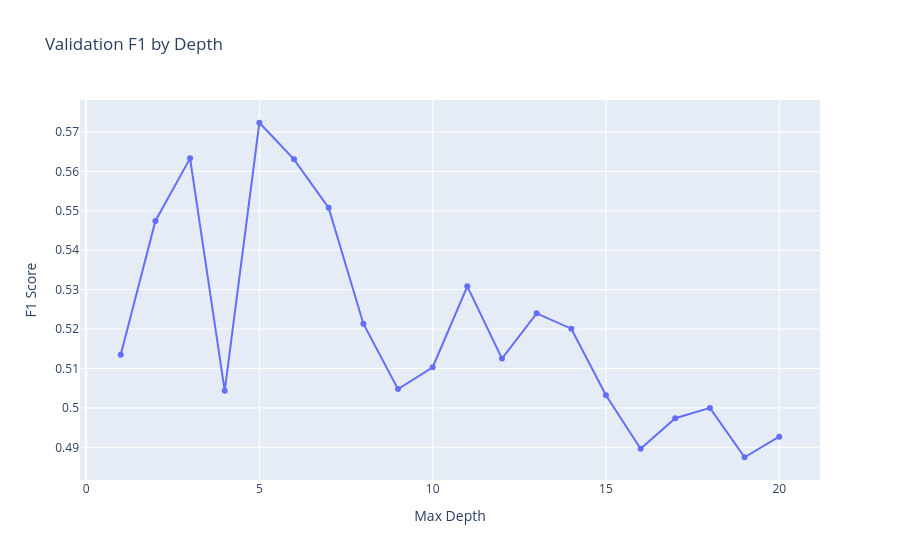

The notebook cell saved with this chart:
### Markdown cell above
#### 4.3.2 - Upsample

### Code cell
model_dtc_up, depth, f1_dtc_up, roc_auc_dtc_up = dtc_optimizer(
    features_train_le_up,
    target_train_le_up,
    features_val_le,
    target_val_le
)

scores_df.loc[len(scores_df)] = [
    'model_dtc_up',
    '',
    depth,
    f1_dtc_up,
    roc_auc_dtc_up]

### Figure 1 — Plotly figure (JSON) as saved in the notebook; plotly's stock layout.template omitted (floating-point values rounded to 4 significant figures)
{"data": [{"hovertemplate": "Max Depth=%{x}<br>F1 Score=%{y}<extra></extra>", "legendgroup": "", "line": {"color": "#636efa", "dash": "solid"}, "marker": {"symbol": "circle"}, "mode": "lines+markers", "name": "", "orientation": "v", "showlegend": false, "type": "scatter", "x": [1.0, 2.0, 3.0, 4.0, 5.0, 6.0, 7.0, 8.0, 9.0, 10.0, 11.0, 12.0, 13.0, 14.0, 15.0, 16.0, 17.0, 18.0, 19.0, 20.0], "xaxis": "x", "y": [0.5135, 0.5474, 0.5633, 0.5043, 0.5723, 0.5631, 0.5508, 0.5214, 0.5048, 0.5103, 0.5308, 0.5125, 0.524, 0.5201, 0.5032, 0.4896, 0.4974, 0.5, 0.4875, 0.4927], "yaxis": "y"}], "layout": {"legend": {"tracegroupgap": 0}, "title": {"text": "Validation F1 by Depth"}, "xaxis": {"anchor": "y", "domain": [0, 1], "title": {"text": "Max Depth"}}, "yaxis": {"anchor": "x", "domain": [0, 1], "title": {"text": "F1 Score"}}}}
